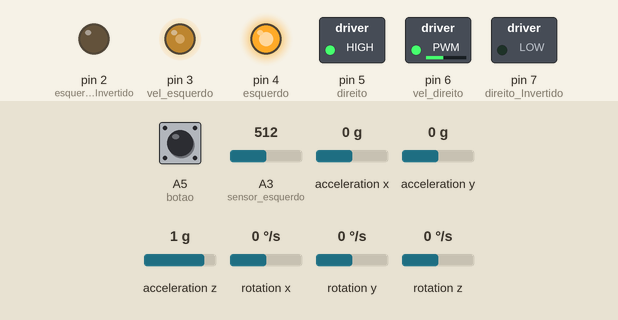
A sketch run on a simulated Arduino Mega 2560, built with avr-gcc and run on an emulated ATmega2560. Shown: switched loads named in the sketch (green lamp = pin HIGH), output pins drawn as LEDs (lit = HIGH). Dashed ring = blinking. The inputs (shaded band) are chosen by the test bench; at power-on: A5 (botao) HIGH, rotation z 0 °/s, A3 (sensor_esquerdo) = 512, acceleration x 0 g, acceleration y 0 g, acceleration z 1 g, rotation x 0 °/s, rotation y 0 °/s.

Above: at 4.2 s.
4.3 s: A5 (botao) pulled LOW for 0.15 s
At 5.2 s:
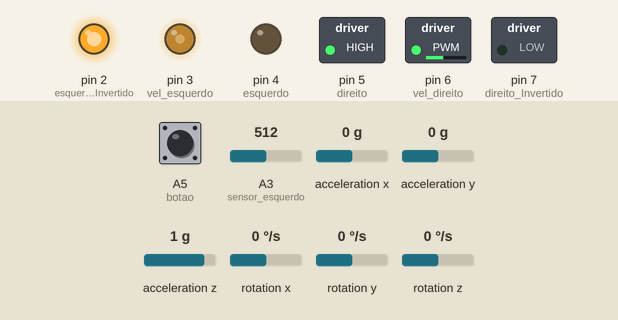
6.4 s: rotation z set to 100 °/s
At 7.7 s:
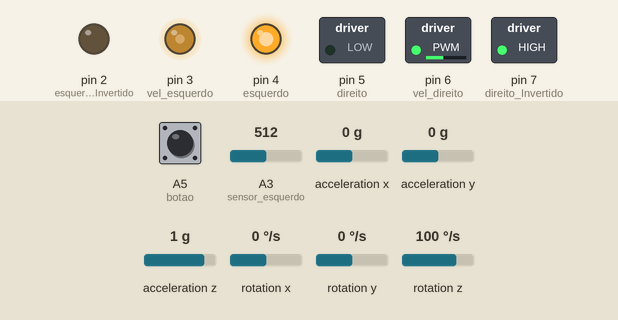
9.4 s: rotation z set to -192 °/s
At 14.5 s:
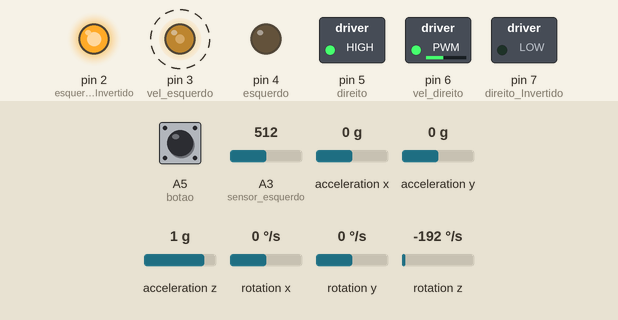
14.7 s: rotation z set to 37 °/s
At 17.6 s:
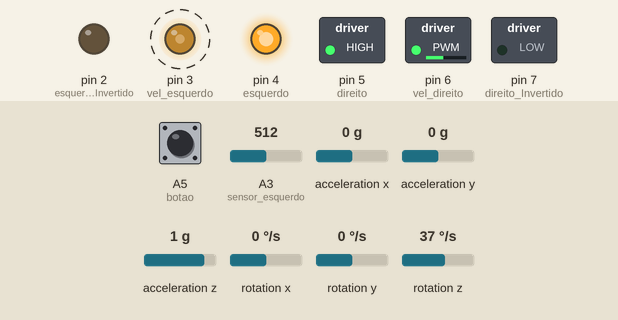
17.7 s: rotation z set to 44 °/s
Timing chart, 0 to 20.3 s (numbered marks = the images above; inputs shaded):
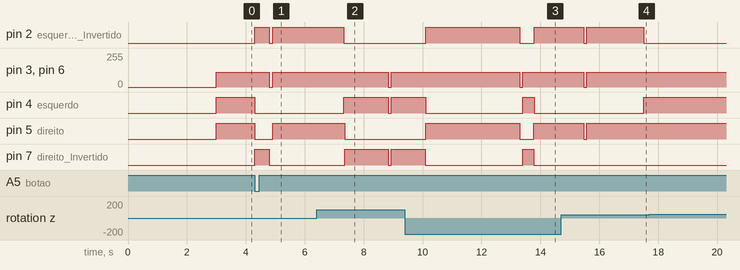

The sketch:

alpha_1.ino
```cpp
/*
==============================================================================================================
BIBLIOTECAS:
==============================================================================================================*/

#include <MPU6050_tockn.h>
#include <Wire.h>

MPU6050 mpu6050(Wire);

/*
==============================================================================================================
MAPEAMENTO DE HARDWARE:
==============================================================================================================*/
//Motor do lado direito
#define direito 5
#define direito_Invertido 7
#define vel_direito 6 //Precisa ser PWM

//Motor do lado esquerdo
#define esquerdo 4
#define esquerdo_Invertido 2
#define vel_esquerdo 3 //Precisa ser PWM

//Sensores de linha
#define sensor_extrema_direita A0
#define sensor_direito A1
#define sensor_meio A2
#define sensor_esquerdo A3
#define sensor_extrema_esquerda A4

//Sensor de toque
#define botao A5

//Sensores de cor
#define s2 10
#define s3 11
#define out_E 9
#define out_D 8


/*
==============================================================================================================
CONSTANTES:
==============================================================================================================*/

#define compensa_direito 0 //Valor somado a velocidade do motor direito
#define compensa_esquerdo 0 //Valor somado a velocidade do motor esquerdo

//Velocidades
#define veloc_Frente 110
#define veloc_Reverso 110

//cortes dos sensores de linha
#define corteD 150
#define corteE 150
#define corte_meio 150
#define corteED 350
#define corteEE 150


/*
==============================================================================================================
VARIÁVEIS:
==============================================================================================================*/

//Variaveis cores
int red_E = 0;
int green_E = 0;
int blue_E = 0;
int red_D = 0;
int green_D = 0;
int blue_D = 0;

int angulo;
int referencia;

/*
==============================================================================================================
CONFIGURAÇÃO:
==============================================================================================================*/
void setup() {

  //inicializa giroscopio
  Wire.begin();
  mpu6050.begin();
  mpu6050.calcGyroOffsets(true);

  //Pinos dos motores como saída
  pinMode(direito, OUTPUT);
  pinMode(direito_Invertido, OUTPUT);
  pinMode(esquerdo, OUTPUT);
  pinMode(esquerdo_Invertido, OUTPUT);
  pinMode(vel_direito, OUTPUT);
  pinMode(vel_esquerdo, OUTPUT);


  //Pinos dos sensores
  pinMode(sensor_direito, INPUT);
  pinMode(sensor_esquerdo, INPUT);
  pinMode(sensor_extrema_direita, INPUT);
  pinMode(sensor_extrema_esquerda, INPUT);
  pinMode(sensor_meio, INPUT);
  pinMode(botao, INPUT_PULLUP);
  pinMode(s2, OUTPUT);
  pinMode(s3, OUTPUT);
  pinMode(out_D, INPUT);
  pinMode(out_E, INPUT);

}


/*
==============================================================================================================
PROGRAMA PRINCIPAL:
==============================================================================================================*/
void loop() {
//Serial.println("normal");
//Frente se os dois estiverem no branco
if(analogRead(sensor_direito) < corteD and analogRead(sensor_esquerdo) < corteE){
   obstaculo();
   frente();

}//fecha frente
//Sensor da extrema esquerda
if(analogRead(sensor_extrema_esquerda) > corteEE){

    //Anda pra frente até que o sensor deixe de perceber a linha
    while(true) {
       obstaculo();
       if (analogRead(sensor_esquerdo)<corteE) {
          break;
          }
          else {
             frente();
             }
        }//fecha while

     //Girar pra esquerda até o sensor do meio perceber a linha
     while(true){
        obstaculo();
        left:
        girar_esquerda();

        if (analogRead(sensor_meio)>corte_meio){
           meio:
           break;
           }

        //Caso o sensor da direita perceba a linha, volta um pouco e tenta centralizar de novo
        if (analogRead(sensor_extrema_direita)>corteED) {
           while(true) {
              obstaculo();
              girar_direita();
              if (analogRead(sensor_meio)>corte_meio){
                goto meio;
                }
              if (analogRead(sensor_extrema_esquerda)>corteEE) {
                 goto left;
                 }
              }
           }

        } //fecha while
} //fecha extrema esquerda

//virar pra esquerda se o sensor da esquerda perceber a linha
else if(analogRead(sensor_esquerdo) > corteE) {
   obstaculo();
   esquerda();

}//fecha esquerda

//Sensor da extrema direita
if(analogRead(sensor_extrema_direita) > corteED){

    //Anda pra frente até que o sensor deixe de perceber a linha
    while(true) {
       obstaculo();
       if (analogRead(sensor_direito)<corteD) {
          break;
          }
          else {
             frente();
             }
        }//fecha while

     //Girar pra direita até o sensor do meio perceber a linha
     while(true){
        obstaculo();
        girar_direita();

        if (analogRead(sensor_meio)>corte_meio){
           break;
           }

        //Caso o sensor da esquerda perceba a linha, volta um pouco e tenta centralizar de novo
        if (analogRead(sensor_esquerdo)>corteE) {
           girar_esquerda();
           delay(500);
           }
        } //fecha while
} //fecha extrema direita


////virar pra direita se o sensor da direita perceber a linha
else if(analogRead(sensor_direito) > corteD){
   obstaculo();
   direita();

}//fecha direita


//Quando esquerda e direita estiverem na linha, ponto de decisão
if (analogRead(sensor_direito) > corteD and analogRead(sensor_esquerdo) > corteE){


}//fecha ponto de decisão

} //fecha loop


/*
==============================================================================================================
DEFININDO CADA FUNÇÃO:
==============================================================================================================*/

void frente(){

     digitalWrite(direito_Invertido, LOW);
     digitalWrite(esquerdo_Invertido, LOW);

     analogWrite(vel_direito, veloc_Frente+compensa_direito);
     analogWrite(vel_esquerdo, veloc_Frente+compensa_esquerdo);

     digitalWrite(direito, HIGH);
     digitalWrite(esquerdo, HIGH);

}

void tras(){

     digitalWrite(direito, LOW);
     digitalWrite(esquerdo, LOW);

     analogWrite(vel_direito, veloc_Reverso+compensa_direito);
     analogWrite(vel_esquerdo, veloc_Reverso+compensa_esquerdo);

     digitalWrite(direito_Invertido, HIGH);
     digitalWrite(esquerdo_Invertido, HIGH);

}


void para(){

     digitalWrite(direito_Invertido, LOW);
     digitalWrite(esquerdo_Invertido, LOW);

     analogWrite(vel_direito, 0);
     analogWrite(vel_esquerdo, 0);

     digitalWrite(direito, LOW);
     digitalWrite(esquerdo, LOW);

}

void direita(){

     digitalWrite(direito_Invertido, LOW);
     digitalWrite(esquerdo_Invertido, LOW);

     analogWrite(vel_direito, veloc_Frente+compensa_direito);
     analogWrite(vel_esquerdo, veloc_Frente+compensa_esquerdo);

     digitalWrite(direito, LOW);
     digitalWrite(esquerdo, HIGH);

}

void esquerda(){

     digitalWrite(direito_Invertido, LOW);
     digitalWrite(esquerdo_Invertido, LOW);

     analogWrite(vel_direito, veloc_Frente+compensa_direito);
     analogWrite(vel_esquerdo, veloc_Frente+compensa_esquerdo);

     digitalWrite(direito, HIGH);
     digitalWrite(esquerdo, LOW);

}

void girar_direita(){

     digitalWrite(direito, LOW);
     digitalWrite(esquerdo_Invertido, LOW);

     analogWrite(vel_direito, veloc_Reverso+compensa_direito);
     analogWrite(vel_esquerdo, veloc_Frente+compensa_esquerdo);

     digitalWrite(direito_Invertido, HIGH);
     digitalWrite(esquerdo, HIGH);

}

void girar_esquerda(){

     digitalWrite(direito_Invertido, LOW);
     digitalWrite(esquerdo, LOW);

     analogWrite(vel_direito, veloc_Frente+compensa_direito);
     analogWrite(vel_esquerdo, veloc_Reverso+compensa_esquerdo);

     digitalWrite(direito, HIGH);
     digitalWrite(esquerdo_Invertido, HIGH);

}

void tras_direita(){

     digitalWrite(direito, HIGH);
     digitalWrite(esquerdo, LOW);

     analogWrite(vel_direito, veloc_Reverso+compensa_direito);
     analogWrite(vel_esquerdo, veloc_Reverso+compensa_esquerdo);

     digitalWrite(direito_Invertido, LOW);
     digitalWrite(esquerdo_Invertido, HIGH);

}

void tras_esquerda(){
     digitalWrite(direito, HIGH);
     digitalWrite(esquerdo, LOW);

     analogWrite(vel_direito, veloc_Reverso+compensa_direito);
     analogWrite(vel_esquerdo, veloc_Reverso+compensa_esquerdo);

     digitalWrite(direito_Invertido, LOW);
     digitalWrite(esquerdo_Invertido, HIGH);
 }

 void detecta_cor()
{
      //Rotina que le o valor das cores
      digitalWrite(s2, LOW);
      digitalWrite(s3, LOW);
      //count OUT, pRed, RED
      red_E = pulseIn(out_E, digitalRead(out_E) == HIGH ? LOW : HIGH);
      red_D = pulseIn(out_D, digitalRead(out_D) == HIGH ? LOW : HIGH);
      digitalWrite(s3, HIGH);
      //count OUT, pBLUE, BLUE
      blue_E = pulseIn(out_E, digitalRead(out_E) == HIGH ? LOW : HIGH);
      blue_D = pulseIn(out_D, digitalRead(out_D) == HIGH ? LOW : HIGH);
      digitalWrite(s2, HIGH);
      //count OUT, pGreen, GREEN
      green_E = pulseIn(out_E, digitalRead(out_E) == HIGH ? LOW : HIGH);
      green_D = pulseIn(out_D, digitalRead(out_D) == HIGH ? LOW : HIGH);
}

void obstaculo() {
      if (digitalRead(botao) == LOW) {
          para();
          //Serial.println("Obstaculo");
          desvia();
      }
}

void ler_giro() {
    mpu6050.update();
    angulo = mpu6050.getAngleZ();
}

void direita_giro(int curva) {
    para();
    delay(100);
    ler_giro();
    referencia=angulo;

    while(angulo>(referencia-curva)) {
      ler_giro();
      girar_direita();
      }
    para();
}

void esquerda_giro(int curva) {
    para();
    delay(100);
    ler_giro();
    referencia=angulo;

    while(angulo<(referencia+curva)) {
      ler_giro();
      girar_esquerda();
      }
    para();
}

void frente_reto(int tempo) {
  unsigned long tempo_inicial;
  ler_giro();
  referencia = angulo;
  tempo_inicial=millis();
  while (tempo>(millis()-tempo_inicial)) {
    ler_giro();
    if (angulo>(referencia+2)) {
      girar_direita();
      }
    else if (angulo<(referencia-2)) {
      girar_esquerda();
      }

    else {
      frente();
      }
  }
}
void tras_reto(int tempo) {
  unsigned long tempo_inicial;
  ler_giro();
  referencia = angulo;
  tempo_inicial=millis();
  while (tempo>(millis()-tempo_inicial)) {
    ler_giro();
    if (angulo>(referencia+2)) {
      girar_direita();
      }
    else if (angulo<(referencia-2)) {
      girar_esquerda();
      }

    else {
      tras();
      }
  }
}

void desvia() {
    tras_reto(500);
    esquerda_giro(90);
    frente_reto(1500);
    direita_giro(85);
    frente_reto(3200);
    direita_giro(70);
    frente_reto(1700);
    esquerda_giro(70);
}
```

Measured:
- after the input at 4.3 s, pin 2 (esquerdo_Invertido): LOW → HIGH at once, → LOW 0.50 s later, → HIGH 0.10 s later; pin 3 (vel_esquerdo): 110/255 → 0/255 after 0.50 s, → 110/255 0.10 s later
- after the input at 6.4 s, pin 2 (esquerdo_Invertido): HIGH → LOW after 0.93 s; pin 3 (vel_esquerdo): 110/255 → 0/255 after 2.4 s, → 110/255 0.10 s later
- after the input at 9.4 s, pin 2 (esquerdo_Invertido): LOW → HIGH after 0.71 s, → LOW 3.2 s later, → HIGH 0.49 s later; pin 3 (vel_esquerdo): 110/255 → 0/255 after 3.9 s, → 110/255 0.10 s later
- after the input at 14.7 s, pin 4 (esquerdo): LOW → HIGH after 2.8 s
- after the input at 17.7 s, every drawn part: stays the same
